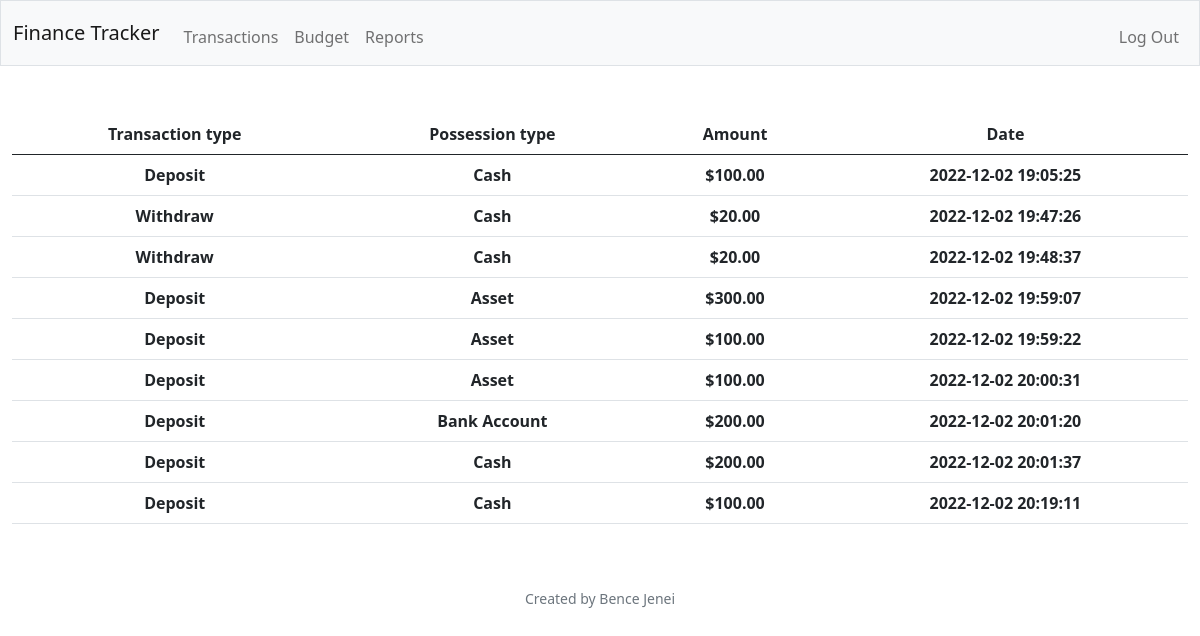
The page /reports (signed in) on the database its author committed.
### tables this page shows
CREATE TABLE transactions (id INTEGER PRIMARY KEY AUTOINCREMENT NOT NULL, username TEXT NOT NULL, transaction_type TEXT NOT NULL, possession_type TEXT NOT NULL, amount NUMERIC NOT NULL, date TIMESTAMP NOT NULL DEFAULT CURRENT_TIMESTAMP);

### app.py (the view)
@app.route("/reports")
@login_required
def reports():
    connection = sqlite3.connect("testDB.db")
    connection.row_factory = dict_factory
    cur = connection.cursor()
    user_data = cur.execute(    """
                                SELECT username
                                FROM users
                                WHERE id = ?
                                """
                                ,(session["user_id"],))
    user = user_data.fetchall()
    username = user[0]["username"]
    cursor = cur.execute(   """
                            SELECT transaction_type, possession_type, amount, date
                            FROM transactions
                            WHERE username = ?
                            """
                            , (username,))
    reports = cursor.fetchall()
    connection.close()
    return render_template("reports.html", reports=reports)

### app.py (called while the page is built)
def dict_factory(cursor, row):
    fields = [column[0] for column in cursor.description]
    return {key: value for key, value in zip(fields, row)}

### helpers.py (called while the page is built)
def login_required(f):
    @wraps(f)
    def decorated_function(*args, **kwargs):
        if session.get('user_id') is None:
            return redirect('/login')
        return f(*args, **kwargs)
    return decorated_function

def usd(amount):
    return f"${amount:,.2f}"

### templates/reports.html (shortened to what this page needs)
{% extends "layout.html" %}
{% block main %}
    <table class="table table-hover">
        <thead>
            <tr>
              <th scope="col">Transaction type</th>
              <th scope="col">Possession type</th>
              <th scope="col">Amount</th>
              <th scope="col">Date</th>
            </tr>
          </thead>
          <tbody>
            {% for report in reports %}
            <tr>
                <th>{{ report.transaction_type}}</th>
                <th>{{ report.possession_type}}</th>
                <th>{{ report.amount | usd}}</th>
                <th>{{ report.date}}</th>
            </tr>
            {% endfor %}
          </tbody>
    </table>
{% endblock %}

### templates/layout.html (shortened to what this page needs)
<!DOCTYPE html>
<html lang="en">
    <head>
        <link href="https://cdn.jsdelivr.net/npm/bootstrap@5.0.2/dist/css/bootstrap.min.css" rel="stylesheet">
    </head>
    <body>
        <nav class="bg-light border navbar navbar-expand-md navbar-light">
            <div class="container-fluid">
                <a class="navbar-brand" href="/"><span class="red">Finance Tracker</span></a>
                <div class="collapse navbar-collapse" id="navbar">
                    {% if session["user_id"] %}
                        <ul class="navbar-nav me-auto mt-2">
                            <li class="nav-item"><a class="nav-link" href="/transactions">Transactions</a></li>
                            <li class="nav-item"><a class="nav-link" href="/sell">Budget</a></li>
                            <li class="nav-item"><a class="nav-link" href="/reports">Reports</a></li>
                        </ul>
                        <ul class="navbar-nav ms-auto mt-2">
                            <li class="nav-item"><a class="nav-link" href="/logout">Log Out</a></li>
                        </ul>
                    {% else %}
                        <ul class="navbar-nav ms-auto mt-2">
                            <li class="nav-item"><a class="nav-link" href="/register">Register</a></li>
                            <li class="nav-item"><a class="nav-link" href="/login">Log In</a></li>
                        </ul>
                    {% endif %}
                </div>
            </div>
        </nav>
    <main class="container-fluid py-5 text-center">
        {% block main %}{% endblock %}
    </main>
        <footer class="mb-5 small text-center text-muted">
            Created by Bence Jenei
        </footer>
    </body>
</html>

### rows shown on the page
transactions: transaction_type "Deposit", possession_type "Cash", amount "$100.00", date "2022-12-02 19:05:25"
transactions: transaction_type "Withdraw", possession_type "Cash", amount "$20.00", date "2022-12-02 19:47:26"
transactions: transaction_type "Withdraw", possession_type "Cash", amount "$20.00", date "2022-12-02 19:48:37"
transactions: transaction_type "Deposit", possession_type "Asset", amount "$300.00", date "2022-12-02 19:59:07"
transactions: transaction_type "Deposit", possession_type "Asset", amount "$100.00", date "2022-12-02 19:59:22"
transactions: transaction_type "Deposit", possession_type "Asset", amount "$100.00", date "2022-12-02 20:00:31"
transactions: transaction_type "Deposit", possession_type "Bank Account", amount "$200.00", date "2022-12-02 20:01:20"
transactions: transaction_type "Deposit", possession_type "Cash", amount "$200.00", date "2022-12-02 20:01:37"
transactions: transaction_type "Deposit", possession_type "Cash", amount "$100.00", date "2022-12-02 20:19:11"
